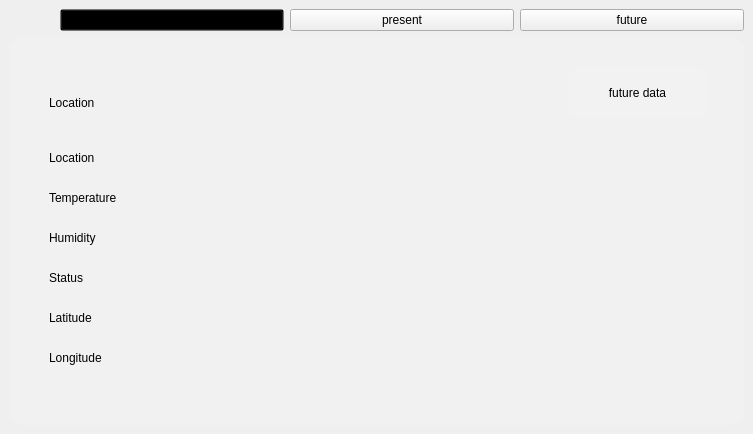
<?xml version="1.0" encoding="UTF-8"?>
<ui version="4.0">
 <class>intermediateWindow</class>
 <widget class="QDialog" name="intermediateWindow">
  <property name="geometry">
   <rect>
    <x>0</x>
    <y>0</y>
    <width>753</width>
    <height>434</height>
   </rect>
  </property>
  <property name="windowTitle">
   <string>Dialog</string>
  </property>
  <property name="styleSheet">
   <string notr="true">background-image: url(&quot;:/new/prefix1/image/background.png&quot;);</string>
  </property>
  <layout class="QHBoxLayout" name="horizontalLayout_2">
   <property name="spacing">
    <number>0</number>
   </property>
   <property name="leftMargin">
    <number>0</number>
   </property>
   <property name="topMargin">
    <number>0</number>
   </property>
   <property name="rightMargin">
    <number>0</number>
   </property>
   <property name="bottomMargin">
    <number>0</number>
   </property>
   <item>
    <widget class="QWidget" name="centralWidget" native="true">
     <layout class="QHBoxLayout" name="horizontalLayout">
      <item>
       <layout class="QVBoxLayout" name="verticalLayout_2">
        <item>
         <layout class="QHBoxLayout" name="horizontalLayout_4" stretch="1,5,5,5">
          <item>
           <widget class="QPushButton" name="return_btn">
            <property name="sizePolicy">
             <sizepolicy hsizetype="Minimum" vsizetype="Preferred">
              <horstretch>0</horstretch>
              <verstretch>0</verstretch>
             </sizepolicy>
            </property>
            <property name="styleSheet">
             <string notr="true">background:transparent;
border:none;</string>
            </property>
            <property name="text">
             <string/>
            </property>
           </widget>
          </item>
          <item>
           <widget class="QPushButton" name="btnPast">
            <property name="styleSheet">
             <string notr="true">background:transparent;</string>
            </property>
            <property name="text">
             <string>past</string>
            </property>
           </widget>
          </item>
          <item>
           <widget class="QPushButton" name="btnPresent">
            <property name="text">
             <string>present</string>
            </property>
           </widget>
          </item>
          <item>
           <widget class="QPushButton" name="btnFuture">
            <property name="text">
             <string>future</string>
            </property>
           </widget>
          </item>
         </layout>
        </item>
        <item>
         <widget class="QStackedWidget" name="stackedWidget">
          <property name="styleSheet">
           <string notr="true">background:rgba(255,255,255,0.05);
border-radius:12%;</string>
          </property>
          <property name="currentIndex">
           <number>2</number>
          </property>
          <widget class="QWidget" name="page">
           <widget class="QPushButton" name="past_data_btn">
            <property name="geometry">
             <rect>
              <x>560</x>
              <y>30</y>
              <width>141</width>
              <height>51</height>
             </rect>
            </property>
            <property name="sizePolicy">
             <sizepolicy hsizetype="Minimum" vsizetype="Preferred">
              <horstretch>0</horstretch>
              <verstretch>0</verstretch>
             </sizepolicy>
            </property>
            <property name="styleSheet">
             <string notr="true">font: 10pt 'Segoe UI';</string>
            </property>
            <property name="text">
             <string>past data</string>
            </property>
           </widget>
           <widget class="Line" name="line">
            <property name="geometry">
             <rect>
              <x>30</x>
              <y>100</y>
              <width>671</width>
              <height>4</height>
             </rect>
            </property>
            <property name="orientation">
             <enum>Qt::Horizontal</enum>
            </property>
           </widget>
           <widget class="Line" name="line_2">
            <property name="geometry">
             <rect>
              <x>30</x>
              <y>140</y>
              <width>671</width>
              <height>4</height>
             </rect>
            </property>
            <property name="orientation">
             <enum>Qt::Horizontal</enum>
            </property>
           </widget>
           <widget class="Line" name="line_3">
            <property name="geometry">
             <rect>
              <x>30</x>
              <y>180</y>
              <width>671</width>
              <height>4</height>
             </rect>
            </property>
            <property name="orientation">
             <enum>Qt::Horizontal</enum>
            </property>
           </widget>
           <widget class="Line" name="line_4">
            <property name="geometry">
             <rect>
              <x>30</x>
              <y>220</y>
              <width>671</width>
              <height>4</height>
             </rect>
            </property>
            <property name="orientation">
             <enum>Qt::Horizontal</enum>
            </property>
           </widget>
           <widget class="Line" name="line_5">
            <property name="geometry">
             <rect>
              <x>30</x>
              <y>260</y>
              <width>671</width>
              <height>4</height>
             </rect>
            </property>
            <property name="orientation">
             <enum>Qt::Horizontal</enum>
            </property>
           </widget>
           <widget class="Line" name="line_6">
            <property name="geometry">
             <rect>
              <x>30</x>
              <y>300</y>
              <width>671</width>
              <height>4</height>
             </rect>
            </property>
            <property name="orientation">
             <enum>Qt::Horizontal</enum>
            </property>
           </widget>
           <widget class="Line" name="line_7">
            <property name="geometry">
             <rect>
              <x>30</x>
              <y>340</y>
              <width>671</width>
              <height>4</height>
             </rect>
            </property>
            <property name="orientation">
             <enum>Qt::Horizontal</enum>
            </property>
           </widget>
           <widget class="QLabel" name="pastLocation">
            <property name="geometry">
             <rect>
              <x>40</x>
              <y>110</y>
              <width>71</width>
              <height>21</height>
             </rect>
            </property>
            <property name="styleSheet">
             <string notr="true">background:transparent;
font: 10pt 'Segoe UI';</string>
            </property>
            <property name="text">
             <string>Location</string>
            </property>
           </widget>
           <widget class="QLabel" name="pastTemp">
            <property name="geometry">
             <rect>
              <x>40</x>
              <y>150</y>
              <width>81</width>
              <height>21</height>
             </rect>
            </property>
            <property name="styleSheet">
             <string notr="true">background:transparent;
font: 10pt 'Segoe UI';</string>
            </property>
            <property name="text">
             <string>Temperature</string>
            </property>
           </widget>
           <widget class="QLabel" name="pastHumidity">
            <property name="geometry">
             <rect>
              <x>40</x>
              <y>190</y>
              <width>71</width>
              <height>21</height>
             </rect>
            </property>
            <property name="styleSheet">
             <string notr="true">font: 10pt 'Segoe UI';
background:transparent;</string>
            </property>
            <property name="text">
             <string>Humidity</string>
            </property>
           </widget>
           <widget class="QLabel" name="pastLat">
            <property name="geometry">
             <rect>
              <x>40</x>
              <y>270</y>
              <width>71</width>
              <height>21</height>
             </rect>
            </property>
            <property name="styleSheet">
             <string notr="true">background:transparent;
font: 10pt 'Segoe UI';</string>
            </property>
            <property name="text">
             <string>Latitude</string>
            </property>
           </widget>
           <widget class="QLabel" name="pastLon">
            <property name="geometry">
             <rect>
              <x>40</x>
              <y>310</y>
              <width>71</width>
              <height>21</height>
             </rect>
            </property>
            <property name="styleSheet">
             <string notr="true">background:transparent;
font: 10pt 'Segoe UI';</string>
            </property>
            <property name="text">
             <string>Longitude</string>
            </property>
           </widget>
           <widget class="QLabel" name="pastStatus">
            <property name="geometry">
             <rect>
              <x>40</x>
              <y>230</y>
              <width>71</width>
              <height>21</height>
             </rect>
            </property>
            <property name="styleSheet">
             <string notr="true">background:transparent;
font: 10pt 'Segoe UI';</string>
            </property>
            <property name="text">
             <string>Status</string>
            </property>
           </widget>
           <widget class="QLabel" name="pastLocation_2">
            <property name="geometry">
             <rect>
              <x>600</x>
              <y>110</y>
              <width>91</width>
              <height>21</height>
             </rect>
            </property>
            <property name="styleSheet">
             <string notr="true">background:transparent;
font: 10pt 'Segoe UI';</string>
            </property>
            <property name="text">
             <string/>
            </property>
           </widget>
           <widget class="QLabel" name="pastTemp_2">
            <property name="geometry">
             <rect>
              <x>600</x>
              <y>150</y>
              <width>91</width>
              <height>21</height>
             </rect>
            </property>
            <property name="styleSheet">
             <string notr="true">background:transparent;
font: 10pt 'Segoe UI';</string>
            </property>
            <property name="text">
             <string/>
            </property>
           </widget>
           <widget class="QLabel" name="pastHumidity_2">
            <property name="geometry">
             <rect>
              <x>600</x>
              <y>190</y>
              <width>91</width>
              <height>21</height>
             </rect>
            </property>
            <property name="styleSheet">
             <string notr="true">font: 10pt 'Segoe UI';
background:transparent;</string>
            </property>
            <property name="text">
             <string/>
            </property>
           </widget>
           <widget class="QLabel" name="pastStatus_2">
            <property name="geometry">
             <rect>
              <x>600</x>
              <y>230</y>
              <width>91</width>
              <height>21</height>
             </rect>
            </property>
            <property name="styleSheet">
             <string notr="true">background:transparent;
font: 10pt 'Segoe UI';</string>
            </property>
            <property name="text">
             <string/>
            </property>
           </widget>
           <widget class="QLabel" name="pastLat_2">
            <property name="geometry">
             <rect>
              <x>600</x>
              <y>270</y>
              <width>91</width>
              <height>21</height>
             </rect>
            </property>
            <property name="styleSheet">
             <string notr="true">background:transparent;
font: 10pt 'Segoe UI';</string>
            </property>
            <property name="text">
             <string/>
            </property>
           </widget>
           <widget class="QLabel" name="pastLon_2">
            <property name="geometry">
             <rect>
              <x>600</x>
              <y>310</y>
              <width>91</width>
              <height>21</height>
             </rect>
            </property>
            <property name="styleSheet">
             <string notr="true">background:transparent;
font: 10pt 'Segoe UI';</string>
            </property>
            <property name="text">
             <string/>
            </property>
           </widget>
           <widget class="QLabel" name="locationpast">
            <property name="geometry">
             <rect>
              <x>40</x>
              <y>40</y>
              <width>191</width>
              <height>51</height>
             </rect>
            </property>
            <property name="styleSheet">
             <string notr="true">background:transparent;
font: 16pt 'Segoe UI';
color:black;</string>
            </property>
            <property name="text">
             <string>Location</string>
            </property>
           </widget>
           <widget class="QLabel" name="iconpast">
            <property name="geometry">
             <rect>
              <x>220</x>
              <y>20</y>
              <width>151</width>
              <height>71</height>
             </rect>
            </property>
            <property name="styleSheet">
             <string notr="true">background:transparent;</string>
            </property>
            <property name="text">
             <string/>
            </property>
           </widget>
          </widget>
          <widget class="QWidget" name="page_2">
           <widget class="QPushButton" name="present_data_btn">
            <property name="geometry">
             <rect>
              <x>560</x>
              <y>30</y>
              <width>141</width>
              <height>51</height>
             </rect>
            </property>
            <property name="sizePolicy">
             <sizepolicy hsizetype="Minimum" vsizetype="Preferred">
              <horstretch>0</horstretch>
              <verstretch>0</verstretch>
             </sizepolicy>
            </property>
            <property name="styleSheet">
             <string notr="true">font: 10pt 'Segoe UI';</string>
            </property>
            <property name="text">
             <string>present data</string>
            </property>
           </widget>
           <widget class="Line" name="line_8">
            <property name="geometry">
             <rect>
              <x>30</x>
              <y>100</y>
              <width>671</width>
              <height>4</height>
             </rect>
            </property>
            <property name="orientation">
             <enum>Qt::Horizontal</enum>
            </property>
           </widget>
           <widget class="Line" name="line_9">
            <property name="geometry">
             <rect>
              <x>30</x>
              <y>140</y>
              <width>671</width>
              <height>4</height>
             </rect>
            </property>
            <property name="orientation">
             <enum>Qt::Horizontal</enum>
            </property>
           </widget>
           <widget class="Line" name="line_10">
            <property name="geometry">
             <rect>
              <x>30</x>
              <y>180</y>
              <width>671</width>
              <height>4</height>
             </rect>
            </property>
            <property name="orientation">
             <enum>Qt::Horizontal</enum>
            </property>
           </widget>
           <widget class="Line" name="line_11">
            <property name="geometry">
             <rect>
              <x>30</x>
              <y>220</y>
              <width>671</width>
              <height>4</height>
             </rect>
            </property>
            <property name="orientation">
             <enum>Qt::Horizontal</enum>
            </property>
           </widget>
           <widget class="Line" name="line_12">
            <property name="geometry">
             <rect>
              <x>30</x>
              <y>260</y>
              <width>671</width>
              <height>4</height>
             </rect>
            </property>
            <property name="orientation">
             <enum>Qt::Horizontal</enum>
            </property>
           </widget>
           <widget class="Line" name="line_13">
            <property name="geometry">
             <rect>
              <x>30</x>
              <y>300</y>
              <width>671</width>
              <height>4</height>
             </rect>
            </property>
            <property name="orientation">
             <enum>Qt::Horizontal</enum>
            </property>
           </widget>
           <widget class="Line" name="line_14">
            <property name="geometry">
             <rect>
              <x>30</x>
              <y>340</y>
              <width>671</width>
              <height>4</height>
             </rect>
            </property>
            <property name="orientation">
             <enum>Qt::Horizontal</enum>
            </property>
           </widget>
           <widget class="QLabel" name="presentLocation">
            <property name="geometry">
             <rect>
              <x>40</x>
              <y>110</y>
              <width>71</width>
              <height>21</height>
             </rect>
            </property>
            <property name="styleSheet">
             <string notr="true">background:transparent;
font: 10pt 'Segoe UI';</string>
            </property>
            <property name="text">
             <string>Location</string>
            </property>
           </widget>
           <widget class="QLabel" name="presentTemp">
            <property name="geometry">
             <rect>
              <x>40</x>
              <y>150</y>
              <width>81</width>
              <height>21</height>
             </rect>
            </property>
            <property name="styleSheet">
             <string notr="true">background:transparent;
font: 10pt 'Segoe UI';</string>
            </property>
            <property name="text">
             <string>Temperature</string>
            </property>
           </widget>
           <widget class="QLabel" name="presentHumidity">
            <property name="geometry">
             <rect>
              <x>40</x>
              <y>190</y>
              <width>71</width>
              <height>21</height>
             </rect>
            </property>
            <property name="styleSheet">
             <string notr="true">background:transparent;
font: 10pt 'Segoe UI';</string>
            </property>
            <property name="text">
             <string>Humidity</string>
            </property>
           </widget>
           <widget class="QLabel" name="presentStatus">
            <property name="geometry">
             <rect>
              <x>40</x>
              <y>230</y>
              <width>71</width>
              <height>21</height>
             </rect>
            </property>
            <property name="styleSheet">
             <string notr="true">background:transparent;
font: 10pt 'Segoe UI';</string>
            </property>
            <property name="text">
             <string>Status</string>
            </property>
           </widget>
           <widget class="QLabel" name="presentLat">
            <property name="geometry">
             <rect>
              <x>40</x>
              <y>270</y>
              <width>71</width>
              <height>21</height>
             </rect>
            </property>
            <property name="styleSheet">
             <string notr="true">background:transparent;
font: 10pt 'Segoe UI';</string>
            </property>
            <property name="text">
             <string>Latitude</string>
            </property>
           </widget>
           <widget class="QLabel" name="presentLon">
            <property name="geometry">
             <rect>
              <x>40</x>
              <y>310</y>
              <width>71</width>
              <height>21</height>
             </rect>
            </property>
            <property name="styleSheet">
             <string notr="true">background:transparent;
font: 10pt 'Segoe UI';</string>
            </property>
            <property name="text">
             <string>Longitude</string>
            </property>
           </widget>
           <widget class="QLabel" name="presentLocation_2">
            <property name="geometry">
             <rect>
              <x>600</x>
              <y>110</y>
              <width>91</width>
              <height>21</height>
             </rect>
            </property>
            <property name="styleSheet">
             <string notr="true">background:transparent;
font: 10pt 'Segoe UI';</string>
            </property>
            <property name="text">
             <string/>
            </property>
           </widget>
           <widget class="QLabel" name="presentTemp_2">
            <property name="geometry">
             <rect>
              <x>600</x>
              <y>150</y>
              <width>91</width>
              <height>21</height>
             </rect>
            </property>
            <property name="styleSheet">
             <string notr="true">background:transparent;
font: 10pt 'Segoe UI';</string>
            </property>
            <property name="text">
             <string/>
            </property>
           </widget>
           <widget class="QLabel" name="presentHumidity_2">
            <property name="geometry">
             <rect>
              <x>600</x>
              <y>190</y>
              <width>91</width>
              <height>21</height>
             </rect>
            </property>
            <property name="styleSheet">
             <string notr="true">background:transparent;
font: 10pt 'Segoe UI';</string>
            </property>
            <property name="text">
             <string/>
            </property>
           </widget>
           <widget class="QLabel" name="presentStatus_2">
            <property name="geometry">
             <rect>
              <x>600</x>
              <y>230</y>
              <width>91</width>
              <height>21</height>
             </rect>
            </property>
            <property name="styleSheet">
             <string notr="true">background:transparent;
font: 10pt 'Segoe UI';</string>
            </property>
            <property name="text">
             <string/>
            </property>
           </widget>
           <widget class="QLabel" name="presentLat_2">
            <property name="geometry">
             <rect>
              <x>600</x>
              <y>270</y>
              <width>91</width>
              <height>21</height>
             </rect>
            </property>
            <property name="styleSheet">
             <string notr="true">background:transparent;
font: 10pt 'Segoe UI';</string>
            </property>
            <property name="text">
             <string/>
            </property>
           </widget>
           <widget class="QLabel" name="presentLon_2">
            <property name="geometry">
             <rect>
              <x>600</x>
              <y>310</y>
              <width>91</width>
              <height>21</height>
             </rect>
            </property>
            <property name="styleSheet">
             <string notr="true">background:transparent;
font: 10pt 'Segoe UI';</string>
            </property>
            <property name="text">
             <string/>
            </property>
           </widget>
           <widget class="QLabel" name="locationpresent">
            <property name="geometry">
             <rect>
              <x>40</x>
              <y>40</y>
              <width>181</width>
              <height>51</height>
             </rect>
            </property>
            <property name="styleSheet">
             <string notr="true">background:transparent;
font: 16pt 'Segoe UI';
color:black;</string>
            </property>
            <property name="text">
             <string>Location</string>
            </property>
           </widget>
           <widget class="QLabel" name="iconpresent">
            <property name="geometry">
             <rect>
              <x>220</x>
              <y>20</y>
              <width>151</width>
              <height>71</height>
             </rect>
            </property>
            <property name="styleSheet">
             <string notr="true">background:transparent;
</string>
            </property>
            <property name="text">
             <string/>
            </property>
           </widget>
          </widget>
          <widget class="QWidget" name="page_3">
           <widget class="QPushButton" name="future_data_btn">
            <property name="geometry">
             <rect>
              <x>558</x>
              <y>30</y>
              <width>141</width>
              <height>51</height>
             </rect>
            </property>
            <property name="sizePolicy">
             <sizepolicy hsizetype="Minimum" vsizetype="Preferred">
              <horstretch>0</horstretch>
              <verstretch>0</verstretch>
             </sizepolicy>
            </property>
            <property name="styleSheet">
             <string notr="true">font: 10pt 'Segoe UI';</string>
            </property>
            <property name="text">
             <string>future data</string>
            </property>
           </widget>
           <widget class="Line" name="line_15">
            <property name="geometry">
             <rect>
              <x>30</x>
              <y>100</y>
              <width>671</width>
              <height>4</height>
             </rect>
            </property>
            <property name="orientation">
             <enum>Qt::Horizontal</enum>
            </property>
           </widget>
           <widget class="Line" name="line_16">
            <property name="geometry">
             <rect>
              <x>30</x>
              <y>140</y>
              <width>671</width>
              <height>4</height>
             </rect>
            </property>
            <property name="orientation">
             <enum>Qt::Horizontal</enum>
            </property>
           </widget>
           <widget class="Line" name="line_17">
            <property name="geometry">
             <rect>
              <x>30</x>
              <y>180</y>
              <width>671</width>
              <height>4</height>
             </rect>
            </property>
            <property name="orientation">
             <enum>Qt::Horizontal</enum>
            </property>
           </widget>
           <widget class="Line" name="line_18">
            <property name="geometry">
             <rect>
              <x>30</x>
              <y>220</y>
              <width>671</width>
              <height>4</height>
             </rect>
            </property>
            <property name="orientation">
             <enum>Qt::Horizontal</enum>
            </property>
           </widget>
           <widget class="Line" name="line_19">
            <property name="geometry">
             <rect>
              <x>30</x>
              <y>260</y>
              <width>671</width>
              <height>4</height>
             </rect>
            </property>
            <property name="orientation">
             <enum>Qt::Horizontal</enum>
            </property>
           </widget>
           <widget class="Line" name="line_20">
            <property name="geometry">
             <rect>
              <x>30</x>
              <y>300</y>
              <width>671</width>
              <height>4</height>
             </rect>
            </property>
            <property name="orientation">
             <enum>Qt::Horizontal</enum>
            </property>
           </widget>
           <widget class="Line" name="line_21">
            <property name="geometry">
             <rect>
              <x>30</x>
              <y>340</y>
              <width>671</width>
              <height>4</height>
             </rect>
            </property>
            <property name="orientation">
             <enum>Qt::Horizontal</enum>
            </property>
           </widget>
           <widget class="QLabel" name="futureLocation">
            <property name="geometry">
             <rect>
              <x>40</x>
              <y>110</y>
              <width>71</width>
              <height>21</height>
             </rect>
            </property>
            <property name="styleSheet">
             <string notr="true">background:transparent;
font: 10pt 'Segoe UI';</string>
            </property>
            <property name="text">
             <string>Location</string>
            </property>
           </widget>
           <widget class="QLabel" name="futureTemp">
            <property name="geometry">
             <rect>
              <x>40</x>
              <y>150</y>
              <width>81</width>
              <height>21</height>
             </rect>
            </property>
            <property name="styleSheet">
             <string notr="true">background:transparent;
font: 10pt 'Segoe UI';</string>
            </property>
            <property name="text">
             <string>Temperature</string>
            </property>
           </widget>
           <widget class="QLabel" name="futureHumidity">
            <property name="geometry">
             <rect>
              <x>40</x>
              <y>190</y>
              <width>71</width>
              <height>21</height>
             </rect>
            </property>
            <property name="styleSheet">
             <string notr="true">background:transparent;
font: 10pt 'Segoe UI';</string>
            </property>
            <property name="text">
             <string>Humidity</string>
            </property>
           </widget>
           <widget class="QLabel" name="futureStatus">
            <property name="geometry">
             <rect>
              <x>40</x>
              <y>230</y>
              <width>71</width>
              <height>21</height>
             </rect>
            </property>
            <property name="styleSheet">
             <string notr="true">background:transparent;
font: 10pt 'Segoe UI';</string>
            </property>
            <property name="text">
             <string>Status</string>
            </property>
           </widget>
           <widget class="QLabel" name="futureLat">
            <property name="geometry">
             <rect>
              <x>40</x>
              <y>270</y>
              <width>71</width>
              <height>21</height>
             </rect>
            </property>
            <property name="styleSheet">
             <string notr="true">background:transparent;
font: 10pt 'Segoe UI';</string>
            </property>
            <property name="text">
             <string>Latitude</string>
            </property>
           </widget>
           <widget class="QLabel" name="futureLon">
            <property name="geometry">
             <rect>
              <x>40</x>
              <y>310</y>
              <width>71</width>
              <height>21</height>
             </rect>
            </property>
            <property name="styleSheet">
             <string notr="true">background:transparent;
font: 10pt 'Segoe UI';</string>
            </property>
            <property name="text">
             <string>Longitude</string>
            </property>
           </widget>
           <widget class="QLabel" name="futureLocation_2">
            <property name="geometry">
             <rect>
              <x>600</x>
              <y>110</y>
              <width>91</width>
              <height>21</height>
             </rect>
            </property>
            <property name="styleSheet">
             <string notr="true">background:transparent;
font: 10pt 'Segoe UI';</string>
            </property>
            <property name="text">
             <string/>
            </property>
           </widget>
           <widget class="QLabel" name="futureTemp_2">
            <property name="geometry">
             <rect>
              <x>600</x>
              <y>150</y>
              <width>91</width>
              <height>21</height>
             </rect>
            </property>
            <property name="styleSheet">
             <string notr="true">background:transparent;
font: 10pt 'Segoe UI';</string>
            </property>
            <property name="text">
             <string/>
            </property>
           </widget>
           <widget class="QLabel" name="futureHumidity_2">
            <property name="geometry">
             <rect>
              <x>600</x>
              <y>190</y>
              <width>91</width>
              <height>21</height>
             </rect>
            </property>
            <property name="styleSheet">
             <string notr="true">background:transparent;
font: 10pt 'Segoe UI';</string>
            </property>
            <property name="text">
             <string/>
            </property>
           </widget>
           <widget class="QLabel" name="futureStatus_2">
            <property name="geometry">
             <rect>
              <x>600</x>
              <y>230</y>
              <width>91</width>
              <height>21</height>
             </rect>
            </property>
            <property name="styleSheet">
             <string notr="true">background:transparent;
font: 10pt 'Segoe UI';</string>
            </property>
            <property name="text">
             <string/>
            </property>
           </widget>
           <widget class="QLabel" name="futureLat_2">
            <property name="geometry">
             <rect>
              <x>600</x>
              <y>270</y>
              <width>91</width>
              <height>21</height>
             </rect>
            </property>
            <property name="styleSheet">
             <string notr="true">background:transparent;
font: 10pt 'Segoe UI';</string>
            </property>
            <property name="text">
             <string/>
            </property>
           </widget>
           <widget class="QLabel" name="futureLon_2">
            <property name="geometry">
             <rect>
              <x>600</x>
              <y>310</y>
              <width>91</width>
              <height>21</height>
             </rect>
            </property>
            <property name="styleSheet">
             <string notr="true">background:transparent;
font: 10pt 'Segoe UI';</string>
            </property>
            <property name="text">
             <string/>
            </property>
           </widget>
           <widget class="QLabel" name="locationfuture">
            <property name="geometry">
             <rect>
              <x>40</x>
              <y>40</y>
              <width>171</width>
              <height>51</height>
             </rect>
            </property>
            <property name="styleSheet">
             <string notr="true">background:transparent;
font: 16pt 'Segoe UI';
color:black;</string>
            </property>
            <property name="text">
             <string>Location</string>
            </property>
           </widget>
           <widget class="QLabel" name="iconfuture">
            <property name="geometry">
             <rect>
              <x>220</x>
              <y>20</y>
              <width>151</width>
              <height>71</height>
             </rect>
            </property>
            <property name="styleSheet">
             <string notr="true">background:transparent;</string>
            </property>
            <property name="text">
             <string/>
            </property>
           </widget>
          </widget>
         </widget>
        </item>
       </layout>
      </item>
     </layout>
    </widget>
   </item>
  </layout>
 </widget>
 <resources/>
 <connections/>
</ui>
